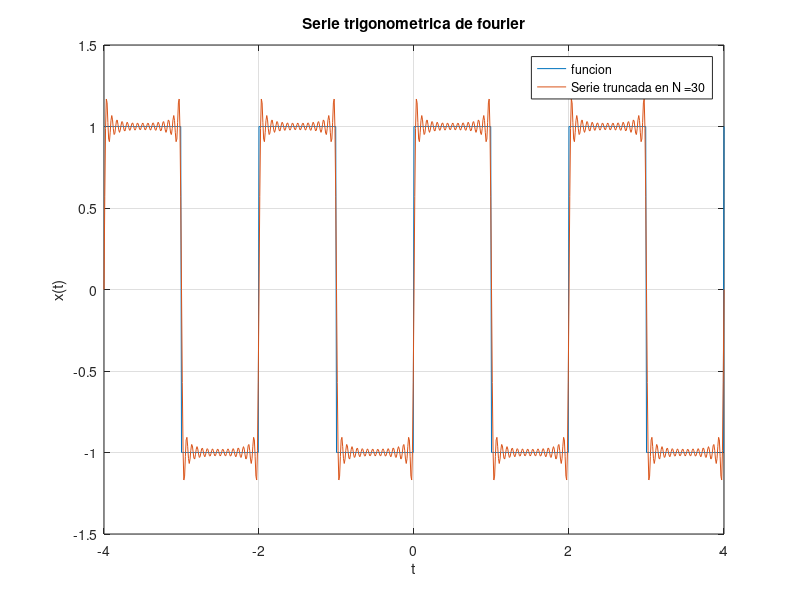

This figure's MATLAB source:
pkg load signal;

function X = stf(t, T, N, x, w0)
  a0 = (1 / T) * integral(@(a) x(a), -T / 2, T / 2);     % Encontrar el primer coeficiente                                      
  X = a0;                                                % Se agrega el primer termino a la serie
  for k = 1:N
    ak = (2 / T) * integral(@(a) x(a) .* cos(k*w0*a), -T / 2, T / 2);   % El k-esimo coeficiente a de la serie
    bk = (2 / T) * integral(@(b) x(b) .* sin(k*w0*b), -T / 2, T / 2);   % El k-esimo coeficiente b de la serie
    X += ak * cos(k*w0*t) + bk * sin(k*w0*t);                           % Se agrega el k-esimo termino a la serie
  endfor
endfunction

N = 30;                    % Truncado en k = N
Fs = 100;                  % Frecuencia de muestreo
T = 2;                     % Periodo
w = 2 * pi / T;            % Frecuencia angular
l = 4;                     % Limites
t = -l:1/Fs:l;             % Dominio
A = 1;                     % Amplitud
x = @(t) A * square(w*t);  % Funcion periodica
X = stf(t, T, N, x, w);    % Serie trigonometrica de fourier

plot(t, x(t), t, X);
axis([-l l -A - A/2 A + A/2]);
title("Serie trigonometrica de fourier");
xlabel("t");
ylabel("x(t)");
legend('funcion', strcat('Serie truncada en N = ', num2str(N)));
grid;

